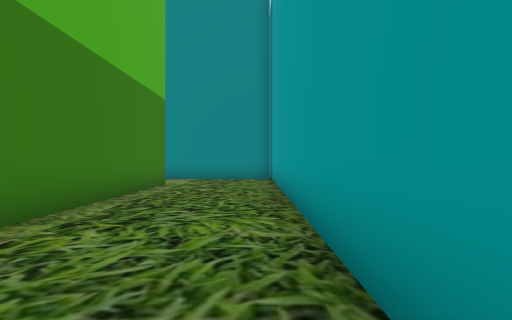
view 1 (above)

18 first-person views from a walk through a 3-D level made in the Unity game engine. The camera is 1.5 m above the floor, looks level and sees 90° across. The floor is counted in squares, 2 m on a side. Each view is taken from the middle of a square. On the plan, view 1 faces up. The plan holds only what a view shows up to about 9 squares ahead; the rest is blank. The place goes on beyond the plan. Some surface patterns are stand-ins.

view 2
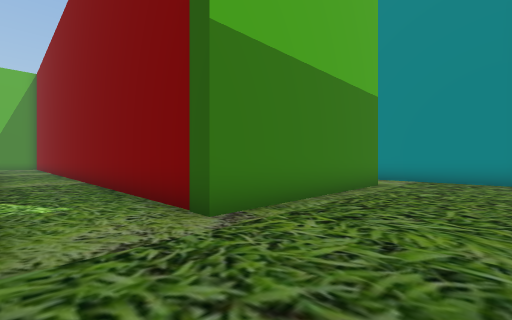

view 3
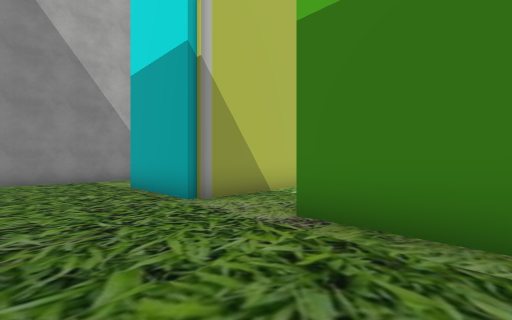

view 4
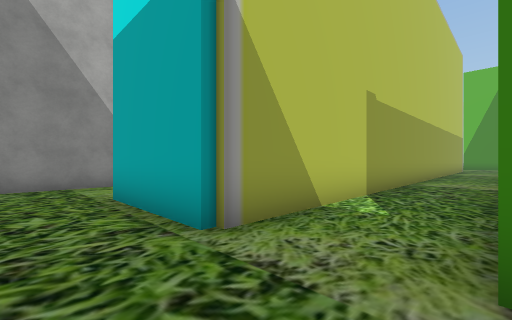

view 5
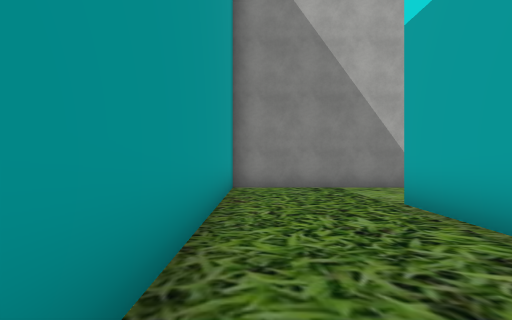

view 6
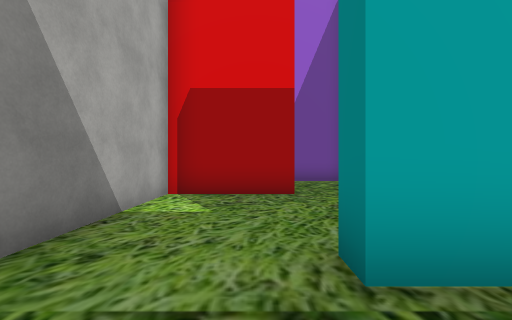

view 7
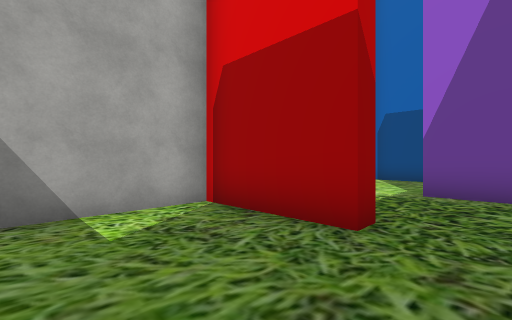

view 8
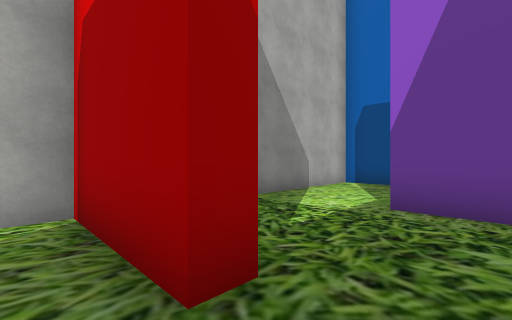

view 9
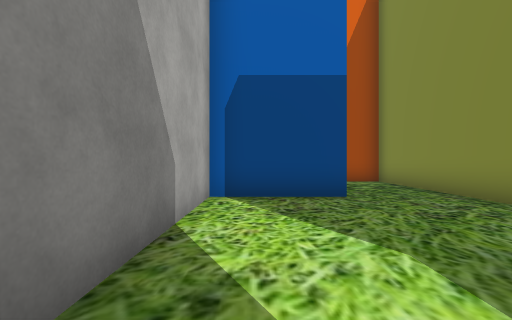

view 10
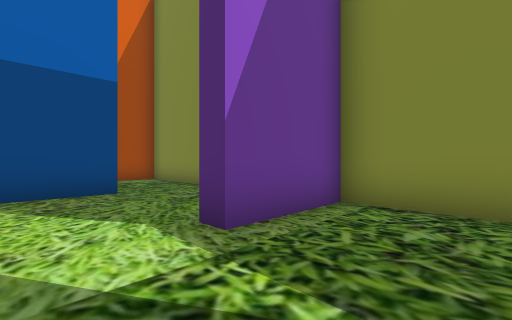

view 11
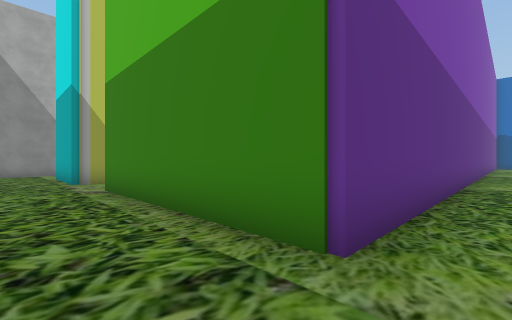

view 12
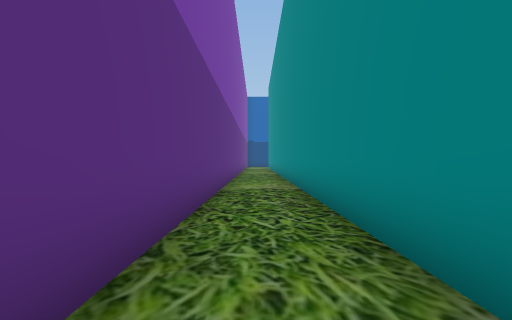

view 13
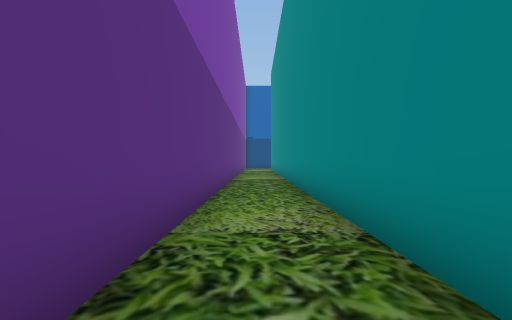

view 14
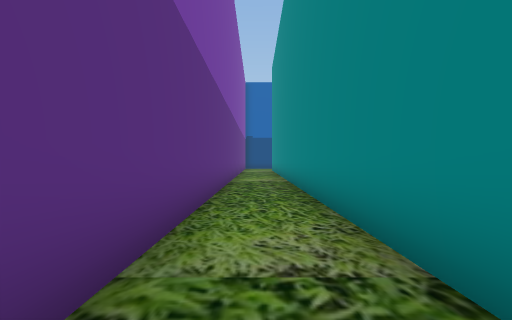

view 15
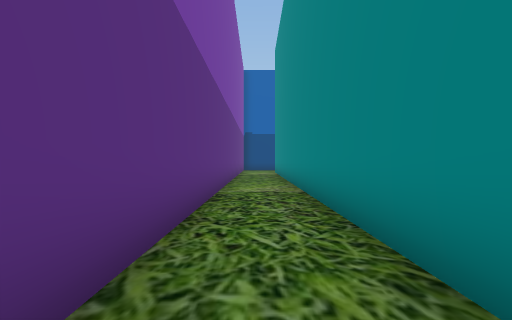

view 16
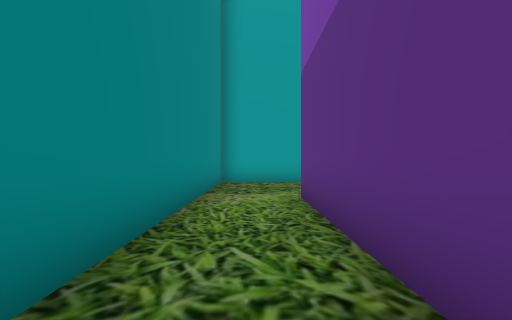

view 17
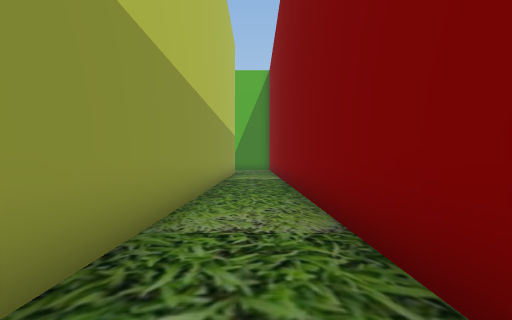

view 18
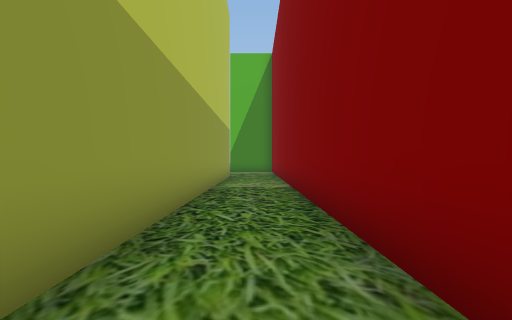

### Floor plan
Ten units are one square. View 1 is at (0, 0); x grows to the right and y downward. Boxes are objects, and circles mark ways between rooms. Rooms are numbered by the first view taken in them; rooms with no view inside come last. Other rooms are left out.
<svg viewBox="-180 -107 191 171">
<path fill="none" stroke="#000" d="M-26 59 6 59 6 -102 -175 -102M-174 2 -25 2 -25 33M-175 -81 -28 -81 -28 -20 -175 -20M-67 31 -67 59 -26 59M-25 33 -31 33M-72 31 -67 31M-80 7 -102 7 -102 33M-142 31 -142 59 -99 59M-102 33 -108 33M-132 7 -144 7"/>
<circle cx="-30" cy="45" r="3" fill="#2a7"/>
<circle cx="-70" cy="25" r="3" fill="#2a7"/>
<circle cx="-110" cy="45" r="3" fill="#2a7"/>
<text x="-60" y="-10">1</text>
<text x="-50" y="40">2</text>
<text x="-90" y="30">3</text>
<text x="-130" y="40">4</text>
</svg>
Room 1 opens to room 2. Room 2 opens to room 3. Room 3 opens to room 4.

Where each view was taken, in squares from view 1:
view 1: 0 up, 0 right, facing up
view 2: 0 up, 0 right, facing up-left
view 3: 4 up, 0 right, facing down-left
view 4: 2 up, 1 left, facing down-left
view 5: 1 up, 0 right, facing down
view 6: 4 down, 1 left, facing left
view 7: 2 down, 4 left, facing down-left
view 8: 2 down, 6 left, facing down-left
view 9: 5 down, 9 left, facing left
view 10: 5 down, 8 left, facing up-left
view 11: 9 up, 1 left, facing down-left
view 12: 9 up, 3 left, facing left
view 13: 9 up, 7 left, facing left
view 14: 9 up, 8 left, facing left
view 15: 9 up, 11 left, facing left
view 16: 9 up, 8 left, facing right
view 17: 1 up, 7 left, facing left
view 18: 1 up, 10 left, facing left
